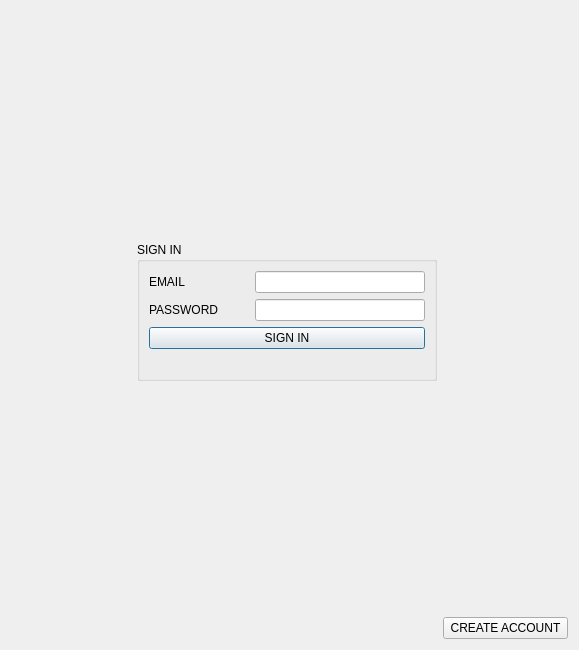
<?xml version="1.0" encoding="UTF-8"?>
<ui version="4.0">
 <class>LoginWindow</class>
 <widget class="QDialog" name="LoginWindow">
  <property name="geometry">
   <rect>
    <x>0</x>
    <y>0</y>
    <width>579</width>
    <height>650</height>
   </rect>
  </property>
  <property name="windowTitle">
   <string>Dialog</string>
  </property>
  <layout class="QGridLayout" name="gridLayout_2">
   <item row="1" column="0">
    <layout class="QGridLayout" name="gridLayout">
     <item row="1" column="0">
      <spacer name="horizontalSpacer">
       <property name="orientation">
        <enum>Qt::Horizontal</enum>
       </property>
       <property name="sizeHint" stdset="0">
        <size>
         <width>40</width>
         <height>20</height>
        </size>
       </property>
      </spacer>
     </item>
     <item row="2" column="2">
      <spacer name="horizontalSpacer_2">
       <property name="orientation">
        <enum>Qt::Horizontal</enum>
       </property>
       <property name="sizeHint" stdset="0">
        <size>
         <width>40</width>
         <height>20</height>
        </size>
       </property>
      </spacer>
     </item>
     <item row="0" column="1">
      <spacer name="verticalSpacer">
       <property name="orientation">
        <enum>Qt::Vertical</enum>
       </property>
       <property name="sizeHint" stdset="0">
        <size>
         <width>20</width>
         <height>40</height>
        </size>
       </property>
      </spacer>
     </item>
     <item row="3" column="1">
      <spacer name="verticalSpacer_3">
       <property name="orientation">
        <enum>Qt::Vertical</enum>
       </property>
       <property name="sizeHint" stdset="0">
        <size>
         <width>20</width>
         <height>40</height>
        </size>
       </property>
      </spacer>
     </item>
     <item row="1" column="1" rowspan="2">
      <widget class="QGroupBox" name="signInGroupBox">
       <property name="minimumSize">
        <size>
         <width>300</width>
         <height>0</height>
        </size>
       </property>
       <property name="styleSheet">
        <string notr="true"/>
       </property>
       <property name="title">
        <string>SIGN IN</string>
       </property>
       <layout class="QVBoxLayout" name="verticalLayout_3">
        <item>
         <layout class="QVBoxLayout" name="verticalLayout_2">
          <item>
           <layout class="QHBoxLayout" name="horizontalLayout">
            <item>
             <widget class="QLabel" name="emailLabel">
              <property name="sizePolicy">
               <sizepolicy hsizetype="Preferred" vsizetype="Preferred">
                <horstretch>0</horstretch>
                <verstretch>0</verstretch>
               </sizepolicy>
              </property>
              <property name="minimumSize">
               <size>
                <width>100</width>
                <height>0</height>
               </size>
              </property>
              <property name="text">
               <string>EMAIL         </string>
              </property>
             </widget>
            </item>
            <item>
             <widget class="QLineEdit" name="emailLineEdit">
              <property name="minimumSize">
               <size>
                <width>150</width>
                <height>0</height>
               </size>
              </property>
              <property name="text">
               <string/>
              </property>
             </widget>
            </item>
           </layout>
          </item>
          <item>
           <layout class="QHBoxLayout" name="horizontalLayout_2">
            <item>
             <widget class="QLabel" name="passwordLabel">
              <property name="minimumSize">
               <size>
                <width>100</width>
                <height>0</height>
               </size>
              </property>
              <property name="text">
               <string>PASSWORD</string>
              </property>
             </widget>
            </item>
            <item>
             <widget class="QLineEdit" name="passwordLineEdit">
              <property name="minimumSize">
               <size>
                <width>150</width>
                <height>0</height>
               </size>
              </property>
              <property name="text">
               <string/>
              </property>
              <property name="echoMode">
               <enum>QLineEdit::Password</enum>
              </property>
             </widget>
            </item>
           </layout>
          </item>
         </layout>
        </item>
        <item>
         <widget class="QPushButton" name="signInPushButton">
          <property name="styleSheet">
           <string notr="true"/>
          </property>
          <property name="text">
           <string>SIGN IN</string>
          </property>
         </widget>
        </item>
        <item>
         <widget class="QLabel" name="errorMessage">
          <property name="styleSheet">
           <string notr="true">color: red</string>
          </property>
          <property name="text">
           <string/>
          </property>
         </widget>
        </item>
       </layout>
      </widget>
     </item>
     <item row="4" column="2">
      <widget class="QPushButton" name="createAccountPushButton">
       <property name="maximumSize">
        <size>
         <width>16777215</width>
         <height>16777215</height>
        </size>
       </property>
       <property name="text">
        <string>CREATE ACCOUNT</string>
       </property>
      </widget>
     </item>
    </layout>
   </item>
  </layout>
 </widget>
 <resources/>
 <connections/>
</ui>
